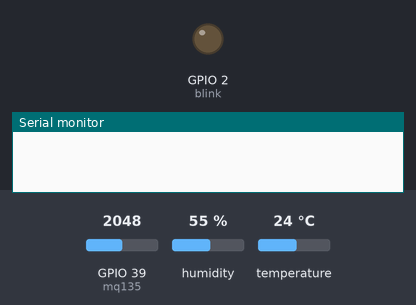
Bench run of a sketch on a simulated ESP32. Parts: output pins drawn as LEDs (lit = HIGH), the last lines printed to the serial monitor. The test bench sets the inputs (shaded band); at power-on: GPIO 39 (mq135) = 2048, humidity 55 %, temperature 24 °C.

Above: at 0.1 s.
At 6.6 s:
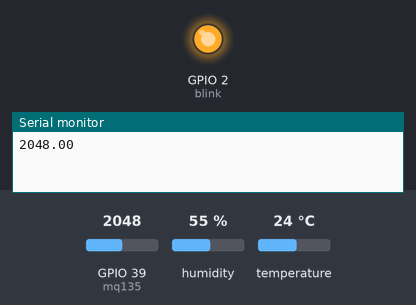
Timing chart, 0 to 8.1 s (numbered marks = the images above):
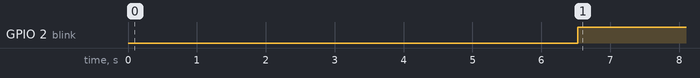

Measured:
- by itself, GPIO 2 (blink): LOW → HIGH at 6.5 s

The sketch:

ubidots.ino
```cpp
#include <UbidotsEsp32Mqtt.h>
#include <DHT.h>

const char *UBIDOTS_TOKEN = "BBUS-H6fy5BpJq3cotefvnxctZAaTZXABuA";  // Put here your Ubidots TOKEN
const char *ssid = "Suda";      // Put here your Wi-Fi SSID
const char *password = "";      // Put here your Wi-Fi password
const char *DEVICE_LABEL = "nodemcu32s";   // Put here your Device label to which data  will be published

//  Pin definitions
const int dhtPin = 21;
const uint8_t mq135 = 39;
const int blink = 2;

//  Variable labels

const char *dhtVarT = "Temperature";
const char *dhtVarH = "Humidity";
const char *mq135Var = "Air Quality";

const int PUBLISH_FREQUENCY = 5000; // Update rate in milliseconds

unsigned long timer;
const int analogPin = 34;
float mq135Value = 2;
int ledStatus = 0;

Ubidots ubidots(UBIDOTS_TOKEN);
DHT dht(dhtPin, DHT11);

void callback(char *topic, byte *payload, unsigned int length)
{
  Serial.print("Message arrived [");
  Serial.print(topic);
  Serial.print("] ");
  for (int i = 0; i < length; i++)
  {
    Serial.print((char)payload[i]);
  }
  Serial.println();
}

float pollution () {
  float mq135Value = analogRead(mq135);
  Serial.println(mq135Value);

  if ((dht.readTemperature() > 14 || dht.readHumidity() > 85) || (mq135Value > 4095 / 4)) {
    digitalWrite(blink, HIGH);
  } else {
    digitalWrite(blink, LOW);
  }
  return mq135Value / 4095.0 * 100;
}

void setup() {
  Serial.begin(115200);
  pinMode(blink, OUTPUT);
  digitalWrite(blink, LOW);
  analogSetWidth(12);
  dht.begin();
  ubidots.setDebug(true);
  ubidots.connectToWifi(ssid, password);
  ubidots.setCallback(callback);
  ubidots.setup();
  ubidots.reconnect();

  timer = millis();
}


void loop() {
  if (!ubidots.connected()) {
    ubidots.reconnect();
  }
  if (labs(millis() - timer) > PUBLISH_FREQUENCY) {
    ubidots.add(mq135Var, pollution());
    ubidots.add(dhtVarT, dht.readTemperature());
    ubidots.add(dhtVarH, dht.readHumidity());
    ubidots.publish(DEVICE_LABEL);
    timer = millis();
  }
  ubidots.loop();
}
```
